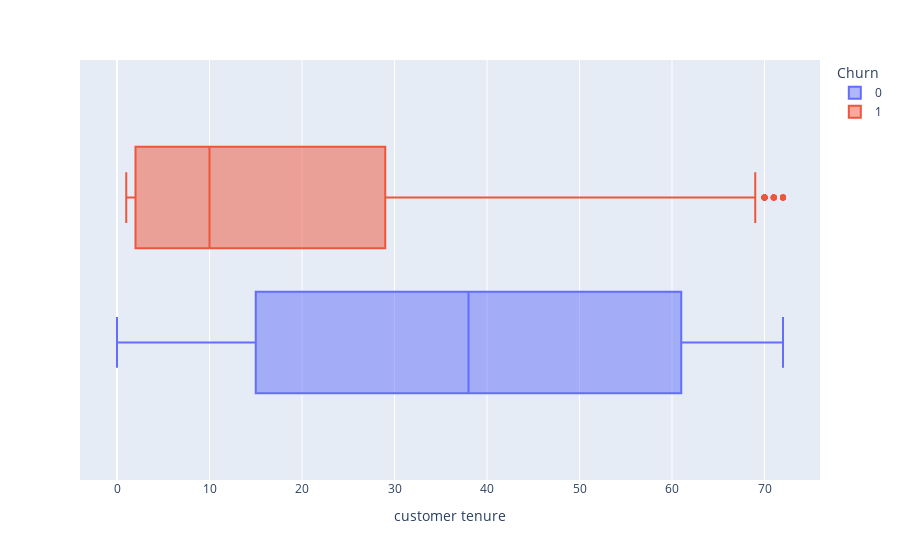

Notebook cell for this chart:
### Code cell
px.box(dados, x = 'customer tenure', color = 'Churn')

### Figure 1 — Plotly figure (JSON) as saved in the notebook; plotly's stock layout.template omitted (floating-point values rounded to 4 significant figures; data arrays with more than 128 entries replaced by an {"elided": "..."} marker saying what was removed)
{"data": [{"alignmentgroup": "True", "hovertemplate": "Churn=0<br>customer tenure=%{x}<extra></extra>", "legendgroup": "0", "marker": {"color": "#636efa"}, "name": "0", "notched": false, "offsetgroup": "0", "orientation": "h", "showlegend": true, "type": "box", "x": {"elided": "5174 int values"}, "x0": " ", "xaxis": "x", "y0": " ", "yaxis": "y"}, {"alignmentgroup": "True", "hovertemplate": "Churn=1<br>customer tenure=%{x}<extra></extra>", "legendgroup": "1", "marker": {"color": "#EF553B"}, "name": "1", "notched": false, "offsetgroup": "1", "orientation": "h", "showlegend": true, "type": "box", "x": {"elided": "1869 int values"}, "x0": " ", "xaxis": "x", "y0": " ", "yaxis": "y"}], "layout": {"boxmode": "group", "legend": {"title": {"text": "Churn"}, "tracegroupgap": 0}, "margin": {"t": 60}, "xaxis": {"anchor": "y", "domain": [0, 1], "title": {"text": "customer tenure"}}, "yaxis": {"anchor": "x", "domain": [0, 1]}}}
